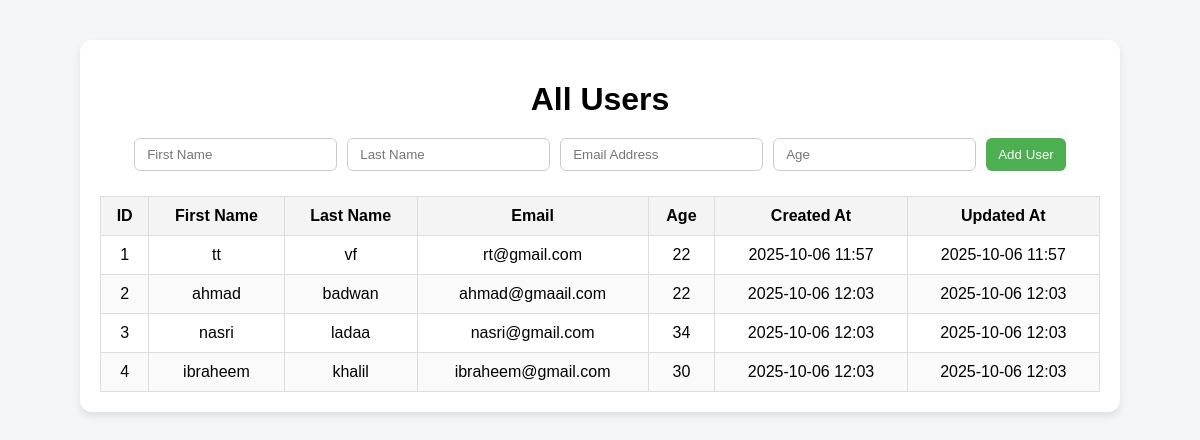
Before: / with the older database file.
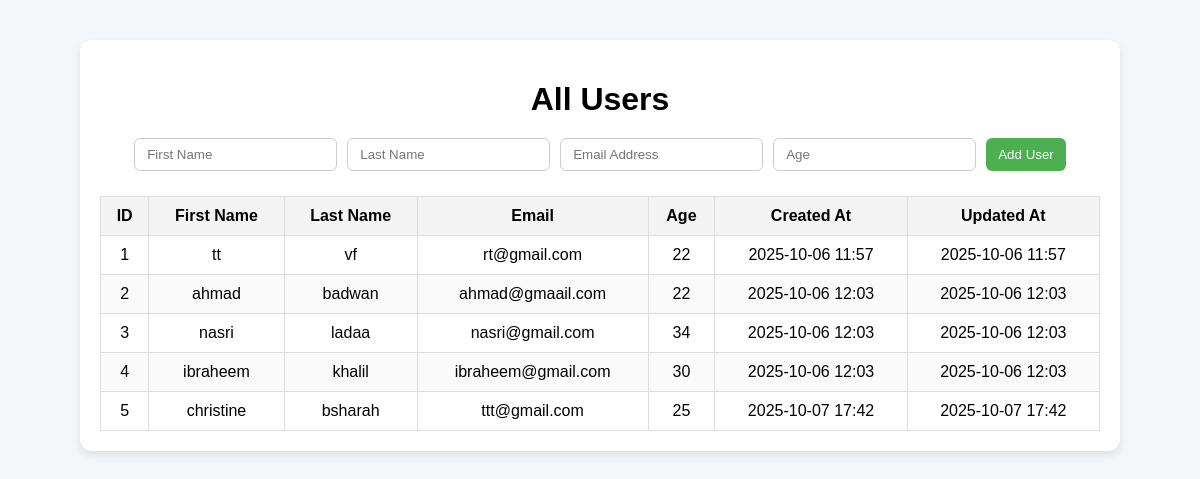
After: the same page with the newer database file.
### users_app/models.py (models this page shows, shortened)
class User(models.Model):
    first_name = models.CharField(max_length=50)
    last_name = models.CharField(max_length=50)
    email = models.CharField(max_length=100)  # Email field
    age = models.IntegerField()
    created_at = models.DateTimeField(auto_now_add=True)  # Set automatically when created
    updated_at = models.DateTimeField(auto_now=True)      # Updated automatically on save

### users_app/views.py (the view)
# urls.py: path('', views.index, name="index"),
def index(request):
    users = User.objects.all()
    return render(request, "index.html", {"users": users})

### users_app/templates/index.html (shortened to what this page needs)
<!DOCTYPE html>
<html lang="en">
  <head>
    {% load static %}
    <link rel="stylesheet" href="{% static 'style.css' %}" />
  </head>
  <body>
    <div class="container">
      <h1>All Users</h1>
      <form method="POST" action="{% url 'add_user' %}" class="user-form">
        <input
          type="text"
          name="first_name"
          placeholder="First Name"
          required
        />
        <input type="text" name="last_name" placeholder="Last Name" required />
        <input type="email" name="email" placeholder="Email Address" required />
        <input type="number" name="age" placeholder="Age" required />
        <button type="submit">Add User</button>
      </form>
      <table>
        <thead>
          <tr>
            <th>ID</th>
            <th>First Name</th>
            <th>Last Name</th>
            <th>Email</th>
            <th>Age</th>
            <th>Created At</th>
            <th>Updated At</th>
          </tr>
        </thead>
        <tbody>
          {% for user in users %}
          <tr>
            <td>{{ user.id }}</td>
            <td>{{ user.first_name }}</td>
            <td>{{ user.last_name }}</td>
            <td>{{ user.email }}</td>
            <td>{{ user.age }}</td>
            <td>{{ user.created_at|date:"Y-m-d H:i" }}</td>
            <td>{{ user.updated_at|date:"Y-m-d H:i" }}</td>
          </tr>
          {% empty %}
          <tr>
            <td>No users found.</td>
          </tr>
          {% endfor %}
        </tbody>
      </table>
    </div>
  </body>
</html>

### users_app/static/style.css (style rules this page uses)
body { font-family: Arial, sans-serif; background: #f4f7fa; margin: 0; padding: 0; }
.container { max-width: 1000px; margin: 40px auto; padding: 20px; background: #fff; border-radius: 12px; box-shadow: 0 4px 10px rgba(0,0,0,0.1); }
h1 { text-align: center; margin-bottom: 20px; }
.user-form { display: flex; gap: 10px; justify-content: center; margin-bottom: 25px; }
.user-form input, .user-form button { padding: 8px 12px; border-radius: 6px; border: 1px solid #ccc; }
.user-form button { background-color: #4CAF50; color: white; border: none; cursor: pointer; transition: 0.3s ease; }
table { width: 100%; border-collapse: collapse; margin-top: 20px; }
table th, table td { border: 1px solid #ddd; padding: 10px; text-align: center; }
table th { background-color: #f4f4f4; }
table tr:nth-child(even) { background-color: #fafafa; }

Changed rows visible on the page:
added User: id "5", first_name "christine", last_name "bsharah", email "ttt@gmail.com", age "25", created_at "2025-10-07 17:42", updated_at "2025-10-07 17:42"
